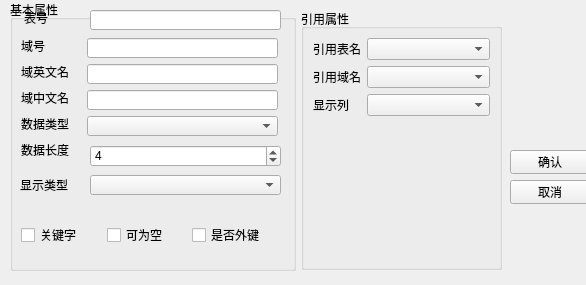
<?xml version="1.0" encoding="UTF-8"?>
<ui version="4.0">
 <class>frmFieldModel</class>
 <widget class="QWidget" name="frmFieldModel">
  <property name="geometry">
   <rect>
    <x>0</x>
    <y>0</y>
    <width>586</width>
    <height>285</height>
   </rect>
  </property>
  <property name="windowTitle">
   <string>域信息</string>
  </property>
  <widget class="QGroupBox" name="groupBox">
   <property name="geometry">
    <rect>
     <x>10</x>
     <y>0</y>
     <width>286</width>
     <height>271</height>
    </rect>
   </property>
   <property name="title">
    <string>基本属性</string>
   </property>
   <widget class="QLabel" name="label_10">
    <property name="geometry">
     <rect>
      <x>11</x>
      <y>64</y>
      <width>48</width>
      <height>16</height>
     </rect>
    </property>
    <property name="text">
     <string>域英文名</string>
    </property>
   </widget>
   <widget class="QLabel" name="label_11">
    <property name="geometry">
     <rect>
      <x>11</x>
      <y>90</y>
      <width>48</width>
      <height>16</height>
     </rect>
    </property>
    <property name="text">
     <string>域中文名</string>
    </property>
   </widget>
   <widget class="QComboBox" name="combo_datatype">
    <property name="geometry">
     <rect>
      <x>77</x>
      <y>116</y>
      <width>191</width>
      <height>20</height>
     </rect>
    </property>
    <property name="editable">
     <bool>false</bool>
    </property>
   </widget>
   <widget class="QLineEdit" name="line_cnname">
    <property name="geometry">
     <rect>
      <x>77</x>
      <y>90</y>
      <width>191</width>
      <height>20</height>
     </rect>
    </property>
   </widget>
   <widget class="QLineEdit" name="line_enname">
    <property name="geometry">
     <rect>
      <x>77</x>
      <y>64</y>
      <width>191</width>
      <height>20</height>
     </rect>
    </property>
   </widget>
   <widget class="QLabel" name="label_12">
    <property name="geometry">
     <rect>
      <x>11</x>
      <y>116</y>
      <width>48</width>
      <height>16</height>
     </rect>
    </property>
    <property name="text">
     <string>数据类型</string>
    </property>
   </widget>
   <widget class="QLineEdit" name="line_fieldno">
    <property name="geometry">
     <rect>
      <x>77</x>
      <y>38</y>
      <width>191</width>
      <height>20</height>
     </rect>
    </property>
   </widget>
   <widget class="QLabel" name="label_13">
    <property name="geometry">
     <rect>
      <x>11</x>
      <y>142</y>
      <width>48</width>
      <height>16</height>
     </rect>
    </property>
    <property name="text">
     <string>数据长度</string>
    </property>
   </widget>
   <widget class="QLabel" name="label_9">
    <property name="geometry">
     <rect>
      <x>11</x>
      <y>38</y>
      <width>24</width>
      <height>16</height>
     </rect>
    </property>
    <property name="text">
     <string>域号</string>
    </property>
   </widget>
   <widget class="QWidget" name="layoutWidget">
    <property name="geometry">
     <rect>
      <x>11</x>
      <y>220</y>
      <width>251</width>
      <height>31</height>
     </rect>
    </property>
    <layout class="QHBoxLayout" name="horizontalLayout">
     <item>
      <widget class="QCheckBox" name="cb_keyword">
       <property name="text">
        <string>关键字</string>
       </property>
      </widget>
     </item>
     <item>
      <widget class="QCheckBox" name="cb_allownull">
       <property name="text">
        <string>可为空</string>
       </property>
      </widget>
     </item>
     <item>
      <widget class="QCheckBox" name="cb_foreign">
       <property name="text">
        <string>是否外键</string>
       </property>
      </widget>
     </item>
    </layout>
   </widget>
   <widget class="QSpinBox" name="spin_length">
    <property name="geometry">
     <rect>
      <x>80</x>
      <y>145</y>
      <width>191</width>
      <height>22</height>
     </rect>
    </property>
    <property name="minimum">
     <number>1</number>
    </property>
    <property name="maximum">
     <number>100</number>
    </property>
    <property name="value">
     <number>4</number>
    </property>
   </widget>
   <widget class="QLabel" name="label_16">
    <property name="geometry">
     <rect>
      <x>10</x>
      <y>175</y>
      <width>48</width>
      <height>20</height>
     </rect>
    </property>
    <property name="text">
     <string>显示类型</string>
    </property>
   </widget>
   <widget class="QComboBox" name="combo_display_datatype">
    <property name="geometry">
     <rect>
      <x>80</x>
      <y>175</y>
      <width>191</width>
      <height>20</height>
     </rect>
    </property>
   </widget>
   <widget class="QLabel" name="label_18">
    <property name="geometry">
     <rect>
      <x>14</x>
      <y>10</y>
      <width>24</width>
      <height>16</height>
     </rect>
    </property>
    <property name="text">
     <string>表号</string>
    </property>
   </widget>
   <widget class="QLineEdit" name="line_tableno">
    <property name="geometry">
     <rect>
      <x>80</x>
      <y>10</y>
      <width>191</width>
      <height>20</height>
     </rect>
    </property>
   </widget>
  </widget>
  <widget class="QWidget" name="layoutWidget">
   <property name="geometry">
    <rect>
     <x>510</x>
     <y>150</y>
     <width>83</width>
     <height>54</height>
    </rect>
   </property>
   <layout class="QFormLayout" name="formLayout_2">
    <property name="fieldGrowthPolicy">
     <enum>QFormLayout::AllNonFixedFieldsGrow</enum>
    </property>
    <item row="0" column="0">
     <widget class="QPushButton" name="btn_ok">
      <property name="text">
       <string>确认</string>
      </property>
     </widget>
    </item>
    <item row="1" column="0">
     <widget class="QPushButton" name="btn_cancel">
      <property name="text">
       <string>取消</string>
      </property>
     </widget>
    </item>
   </layout>
  </widget>
  <widget class="QGroupBox" name="group_ref">
   <property name="enabled">
    <bool>true</bool>
   </property>
   <property name="geometry">
    <rect>
     <x>301</x>
     <y>9</y>
     <width>201</width>
     <height>261</height>
    </rect>
   </property>
   <property name="title">
    <string>引用属性</string>
   </property>
   <layout class="QFormLayout" name="formLayout">
    <property name="fieldGrowthPolicy">
     <enum>QFormLayout::AllNonFixedFieldsGrow</enum>
    </property>
    <item row="0" column="0">
     <widget class="QLabel" name="label_14">
      <property name="text">
       <string>引用表名</string>
      </property>
     </widget>
    </item>
    <item row="0" column="1">
     <widget class="QComboBox" name="combo_ref_table"/>
    </item>
    <item row="1" column="0">
     <widget class="QLabel" name="label_15">
      <property name="text">
       <string>引用域名</string>
      </property>
     </widget>
    </item>
    <item row="1" column="1">
     <widget class="QComboBox" name="combo_ref_field"/>
    </item>
    <item row="3" column="1">
     <widget class="QComboBox" name="combo_display_column"/>
    </item>
    <item row="3" column="0">
     <widget class="QLabel" name="label_17">
      <property name="text">
       <string>显示列</string>
      </property>
     </widget>
    </item>
   </layout>
  </widget>
 </widget>
 <resources/>
 <connections/>
</ui>
